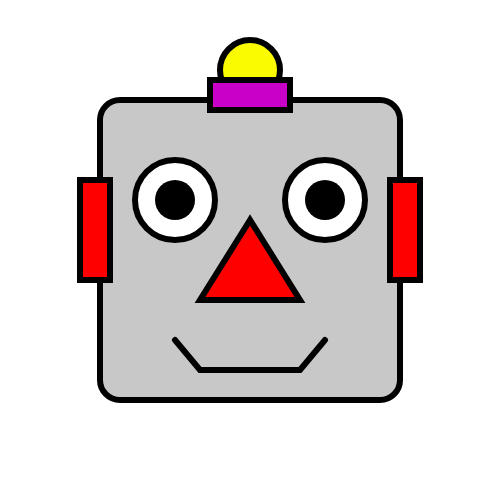
Frame 1 (no input)
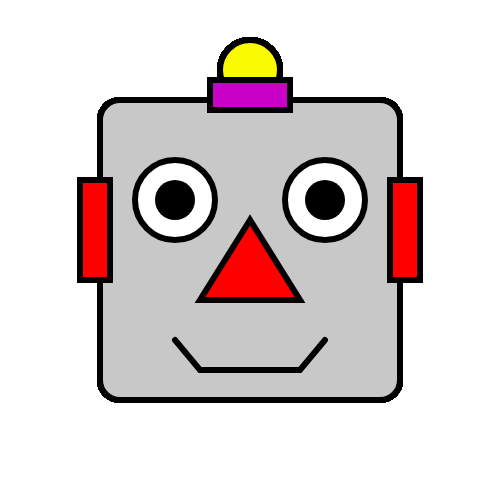
Frame 60 (no input)
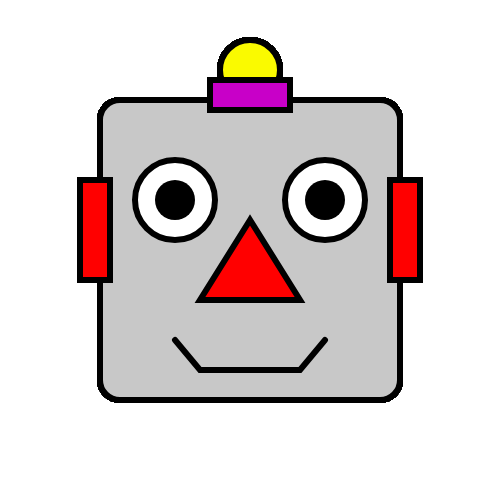
Frame 120 (the mouse pressed at the canvas centre since frame 60)

The p5.js sketch that drew these frames (run headless with seeded random() and noise() and a simulated clock; from frame 60 on, the mouse is pressed at the canvas centre):

// p5.js sketch
// ── sketch.js
function setup()
{
	//create a canvas for the robot
	createCanvas(500, 500);
}

function draw()
{
	strokeWeight(6);

	//robots head
	fill(200);
	rect(100, 100, 300, 300, 20);


	//robots antenna
	fill(250, 250, 0);
	ellipse(250, 70, 60, 60);

	fill(200, 0, 200);
	rect(210, 80, 80, 30);

	//robots eyes
	fill(255);
	ellipse(175, 200, 80, 80);
	strokeWeight(40);
	point(175, 200);
	strokeWeight(6);
	ellipse(325, 200, 80, 80);
	strokeWeight(40);
	point(325, 200);
	strokeWeight(6);


	//robots nose
	fill(255, 0, 0);
	triangle(250, 220, 200, 300, 300, 300);

	//robots ears
	rect(80, 180, 30, 100);
	rect(390, 180, 30, 100);

	//robots mouth
	noFill();
	beginShape();
	vertex(175, 340);
	vertex(200, 370);
//	vertex(225, 340);
	vertex(250, 370);
	vertex(275, 370);
	vertex(300, 370);
	vertex(325, 340);
	endShape();
}
